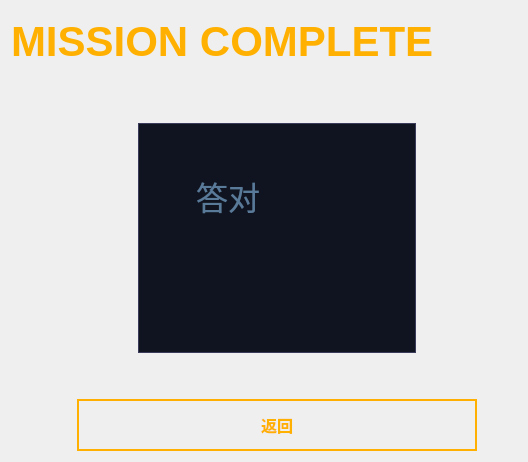
               <widget class="QWidget" name="Dictation_page_Result">
                <layout class="QGridLayout" name="gridLayout_9">
                 <item row="0" column="0" colspan="2">
                  <layout class="QHBoxLayout" name="horizontalLayout_10">
                   <item>
                    <widget class="QLabel" name="Dictation_resultTitleLabel">
                     <property name="minimumSize">
                      <size>
                       <width>0</width>
                       <height>60</height>
                      </size>
                     </property>
                     <property name="maximumSize">
                      <size>
                       <width>16777215</width>
                       <height>60</height>
                      </size>
                     </property>
                     <property name="sizeIncrement">
                      <size>
                       <width>0</width>
                       <height>60</height>
                      </size>
                     </property>
                     <property name="styleSheet">
                      <string notr="true">QLabel#Dictation_resultTitleLabel {
    color: #ffb000;
    font-family: &quot;Microsoft YaHei&quot;;
    font-size: 42px;
    font-weight: bold;
    background: transparent;
    border: none;
    qproperty-alignment: AlignCenter;
}</string>
                     </property>
                     <property name="text">
                      <string>MISSION COMPLETE</string>
                     </property>
                    </widget>
                   </item>
                  </layout>
                 </item>
                 <item row="1" column="0" colspan="2">
                  <widget class="QFrame" name="frame_2">
                   <property name="sizePolicy">
                    <sizepolicy hsizetype="Expanding" vsizetype="Preferred">
                     <horstretch>0</horstretch>
                     <verstretch>0</verstretch>
                    </sizepolicy>
                   </property>
                   <property name="maximumSize">
                    <size>
                     <width>16777215</width>
                     <height>3</height>
                    </size>
                   </property>
                   <property name="styleSheet">
                    <string notr="true">
										  QFrame {
										  background-color: #ffb000;
										  border: none;
										  }
									  </string>
                   </property>
                   <property name="frameShape">
                    <enum>QFrame::StyledPanel</enum>
                   </property>
                   <property name="frameShadow">
                    <enum>QFrame::Raised</enum>
                   </property>
                  </widget>
                 </item>
                 <item row="2" column="0">
                  <spacer name="verticalSpacer_7">
                   <property name="orientation">
                    <enum>Qt::Vertical</enum>
                   </property>
                   <property name="sizeHint" stdset="0">
                    <size>
                     <width>20</width>
                     <height>40</height>
                    </size>
                   </property>
                  </spacer>
                 </item>
                 <item row="3" column="1">
                  <layout class="QHBoxLayout" name="horizontalLayout_9">
                   <item>
                    <spacer name="horizontalSpacer_5">
                     <property name="orientation">
                      <enum>Qt::Horizontal</enum>
                     </property>
                     <property name="sizeHint" stdset="0">
                      <size>
                       <width>40</width>
                       <height>20</height>
                      </size>
                     </property>
                    </spacer>
                   </item>
                   <item>
                    <widget class="QFrame" name="Dictation_correctCard">
                     <property name="sizePolicy">
                      <sizepolicy hsizetype="Fixed" vsizetype="Preferred">
                       <horstretch>0</horstretch>
                       <verstretch>0</verstretch>
                      </sizepolicy>
                     </property>
                     <property name="minimumSize">
                      <size>
                       <width>278</width>
                       <height>230</height>
                      </size>
                     </property>
                     <property name="maximumSize">
                      <size>
                       <width>450</width>
                       <height>230</height>
                      </size>
                     </property>
                     <property name="styleSheet">
                      <string notr="true">QFrame#Dictation_correctCard {
    background-color: #0f1420;
    border: 1px solid #3a3a5a;
    padding: 24px 48px;
    min-width: 180px;
}</string>
                     </property>
                     <property name="frameShape">
                      <enum>QFrame::StyledPanel</enum>
                     </property>
                     <property name="frameShadow">
                      <enum>QFrame::Raised</enum>
                     </property>
                     <layout class="QVBoxLayout" name="verticalLayout_10">
                      <item>
                       <widget class="QLabel" name="Dictation_correctTitleLabel">
                        <property name="styleSheet">
                         <string notr="true">QLabel#Dictation_correctTitleLabel {
    color: #5a7a9a;
    font-family: &quot;Microsoft YaHei&quot;;
    font-size: 32px;
    background: transparent;
    border: none;
    qproperty-alignment: AlignCenter;
}</string>
                        </property>
                        <property name="text">
                         <string>答对</string>
                        </property>
                       </widget>
                      </item>
                      <item>
                       <widget class="QLabel" name="Dictation_correctValueLabel">
                        <property name="styleSheet">
                         <string notr="true">QLabel#Dictation_correctValueLabel {
    color: #8fb0c8;
    font-family: &quot;Microsoft YaHei&quot;;
    font-size: 32px;
    font-weight: bold;
    background: transparent;
    border: none;
    qproperty-alignment: AlignCenter;
}</string>
                        </property>
                        <property name="text">
                         <string/>
                        </property>
                       </widget>
                      </item>
                     </layout>
                    </widget>
                   </item>
                   <item>
                    <spacer name="horizontalSpacer_6">
                     <property name="orientation">
                      <enum>Qt::Horizontal</enum>
                     </property>
                     <property name="sizeHint" stdset="0">
                      <size>
                       <width>40</width>
                       <height>20</height>
                      </size>
                     </property>
                    </spacer>
                   </item>
                  </layout>
                 </item>
                 <item row="4" column="0">
                  <spacer name="verticalSpacer_9">
                   <property name="orientation">
                    <enum>Qt::Vertical</enum>
                   </property>
                   <property name="sizeHint" stdset="0">
                    <size>
                     <width>20</width>
                     <height>40</height>
                    </size>
                   </property>
                  </spacer>
                 </item>
                 <item row="5" column="1">
                  <layout class="QHBoxLayout" name="horizontalLayout_8">
                   <item>
                    <spacer name="horizontalSpacer_7">
                     <property name="orientation">
                      <enum>Qt::Horizontal</enum>
                     </property>
                     <property name="sizeHint" stdset="0">
                      <size>
                       <width>40</width>
                       <height>20</height>
                      </size>
                     </property>
                    </spacer>
                   </item>
                   <item>
                    <widget class="QPushButton" name="Dictation_resultBackButton">
                     <property name="minimumSize">
                      <size>
                       <width>400</width>
                       <height>0</height>
                      </size>
                     </property>
                     <property name="styleSheet">
                      <string notr="true">QPushButton#Dictation_resultBackButton {
    background-color: transparent;
    color: #ffb000;
    border: 2px solid #ffb000;
    padding: 12px 48px;
    font-family: &quot;Microsoft YaHei&quot;;
    font-size: 16px;
    font-weight: bold;
}

QPushButton#Dictation_resultBackButton:hover {
    background-color: #ffb000;
    color: #ffffff;
}

QPushButton#Dictation_resultBackButton:pressed {
    background-color: #e6a000;
    color: #ffffff;
}</string>
                     </property>
                     <property name="text">
                      <string>返回</string>
                     </property>
                    </widget>
                   </item>
                   <item>
                    <spacer name="horizontalSpacer_8">
                     <property name="orientation">
                      <enum>Qt::Horizontal</enum>
                     </property>
                     <property name="sizeHint" stdset="0">
                      <size>
                       <width>40</width>
                       <height>20</height>
                      </size>
                     </property>
                    </spacer>
                   </item>
                  </layout>
                 </item>
                </layout>
               </widget>
